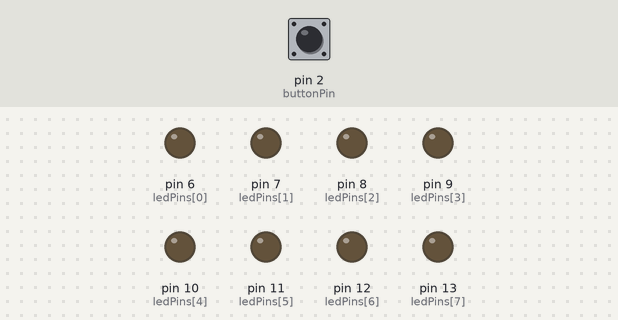
Bench run of a sketch on a simulated Arduino Uno, built with avr-gcc and run on an emulated ATmega328P. On the bench: output pins drawn as LEDs (lit = HIGH). Inputs (shaded band) come from the test bench; at power-on: pin 2 (buttonPin) LOW.

Above: at 1.6 s.
1.7 s: pin 2 (buttonPin) pulled HIGH for 0.5 s
At 2.9 s:
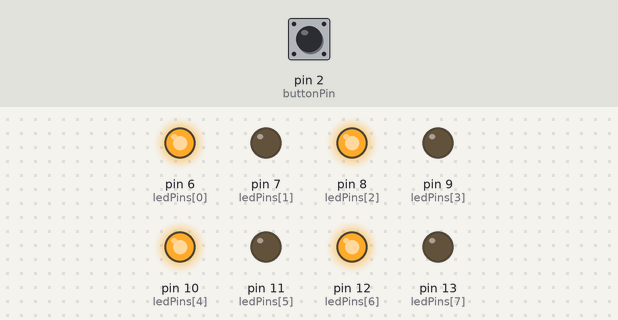
4.7 s: pin 2 (buttonPin) pulled HIGH for 1 s
At 6.7 s:
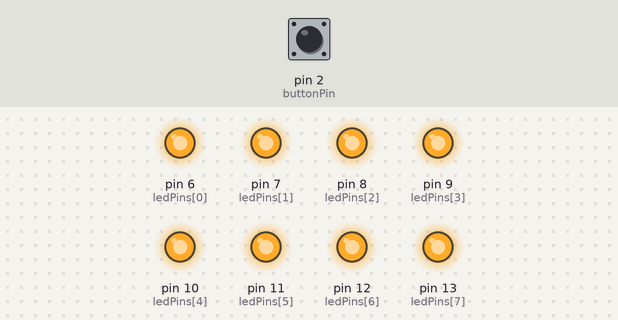
8.3 s: pin 2 (buttonPin) pulled HIGH for 3.2 s
At 8.53 s:
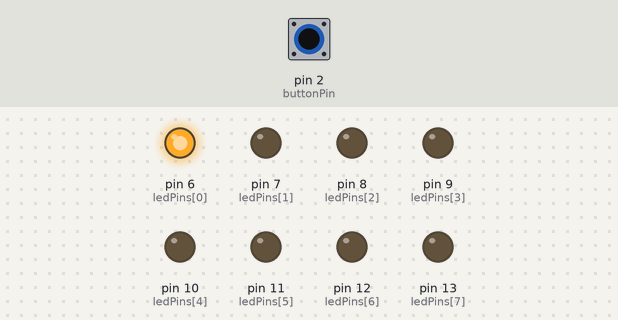
Timing chart, 0 to 12.6 s (numbered marks = the images above; inputs shaded):
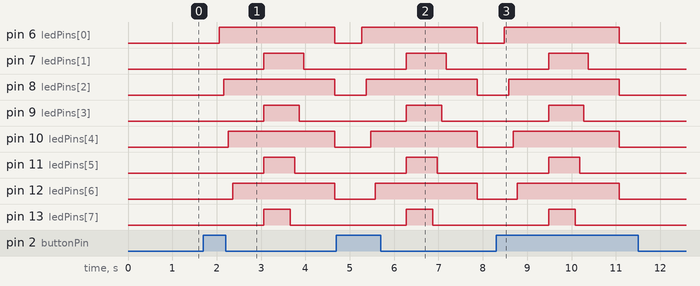

The sketch:

SS7_LEDs.ino
```cpp
const int buttonPin = 2;
int ledPins[ ]= {6,7,8,9,10,11,12,13};
int buttonState = 0;

void setup() {
  pinMode(buttonPin, INPUT);

  for (int i = 0; i <=7; i++) {
    pinMode(ledPins[i],OUTPUT);
    }
}

void loop() {
   buttonState = digitalRead(buttonPin); // read the state of the pushbutton
   delay (10);

  if (buttonState == HIGH) {
    ledsLightUp();
  } else {
    ledsOff();
  }

}

void ledsLightUp(){
  int delayTime = 100;
  int delayTime2 = 600;

  //light up blue leds
  for(int i =0; i<=7;i+=2)
  {
    digitalWrite(ledPins[i],HIGH);
    delay(delayTime);
  }
  delay(delayTime2);

  //light up whole
  for(int i =0; i<=7;i++)
  {
    digitalWrite(ledPins[i],HIGH);
  }

  delay(delayTime2);

  //turn off white leds
  for(int i =7; i>=0;i-=2)
  {
    digitalWrite(ledPins[i],LOW);
    delay(delayTime);
  }
    delay(delayTime2);

    //turn off whole
    for(int i =0; i<=7;i++)
  {
    digitalWrite(ledPins[i],LOW);
  }
  delay(delayTime2);
}

void ledsOff(){
  int delayTime = 50;

  for(int i=7; i >=0; i--)
  {
    digitalWrite(ledPins[i],LOW);
    delay(delayTime);
    }
  }
```

Measured:
- after the input at 1.7 s, pin 6 (ledPins[0]): LOW → HIGH after 0.36 s, → LOW 2.6 s later; pin 7 (ledPins[1]): LOW → HIGH after 1.4 s, → LOW 0.90 s later; pin 8 (ledPins[2]): LOW → HIGH after 0.46 s, → LOW 2.5 s later; pin 9 (ledPins[3]): LOW → HIGH after 1.4 s, → LOW 0.80 s later; pin 10 (ledPins[4]): LOW → HIGH after 0.56 s, → LOW 2.4 s later
- after the input at 4.7 s, pin 6 (ledPins[0]): LOW → HIGH after 0.57 s, → LOW 2.6 s later; pin 7 (ledPins[1]): LOW → HIGH after 1.6 s, → LOW 0.90 s later; pin 8 (ledPins[2]): LOW → HIGH after 0.67 s, → LOW 2.5 s later; pin 9 (ledPins[3]): LOW → HIGH after 1.6 s, → LOW 0.80 s later; pin 10 (ledPins[4]): LOW → HIGH after 0.77 s, → LOW 2.4 s later
- after the input at 8.3 s, pin 6 (ledPins[0]): LOW → HIGH after 0.18 s, → LOW 2.6 s later; pin 7 (ledPins[1]): LOW → HIGH after 1.2 s, → LOW 0.90 s later; pin 8 (ledPins[2]): LOW → HIGH after 0.28 s, → LOW 2.5 s later; pin 9 (ledPins[3]): LOW → HIGH after 1.2 s, → LOW 0.80 s later; pin 10 (ledPins[4]): LOW → HIGH after 0.38 s, → LOW 2.4 s later
